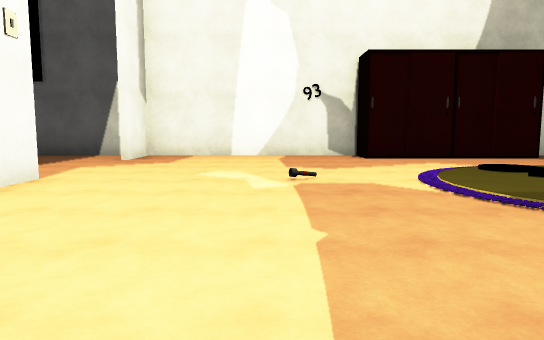
[1] (above)

14 first-person views from a walk through a scene from a Unity 3-D project. The camera is 1.4 m above the floor, tilts 6° down and sees 70° across. Doors are open. The floor is counted in squares, 2 m on a side. Each view is taken from the middle of a square. On the plan, view 1 faces up. The plan holds only what a view shows up to about 11 squares ahead; the rest is blank. The place goes on beyond the plan. Some surface patterns are stand-ins.

[2]
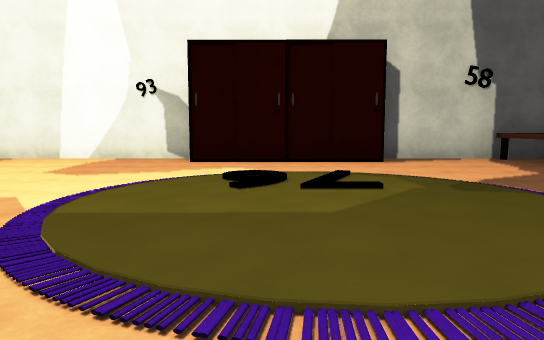

[3]
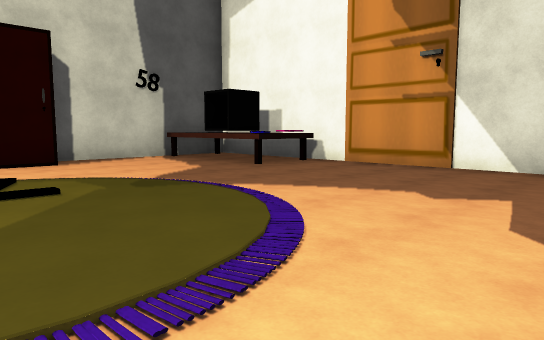

[4]
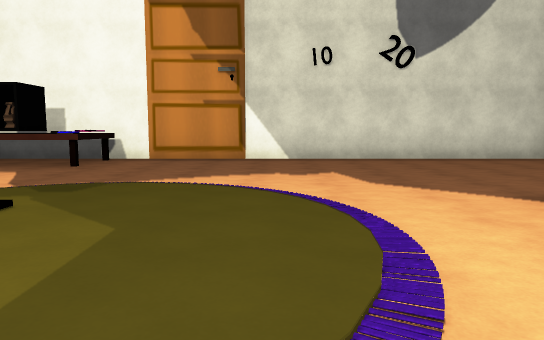

[5]
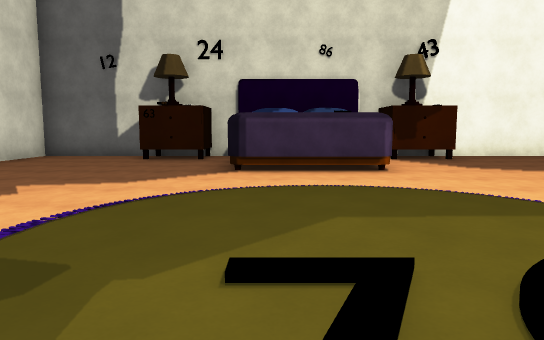

[6]
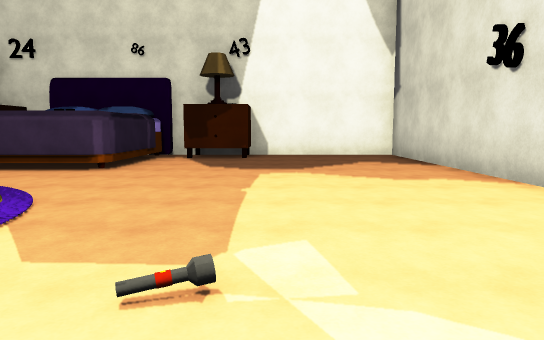

[7]
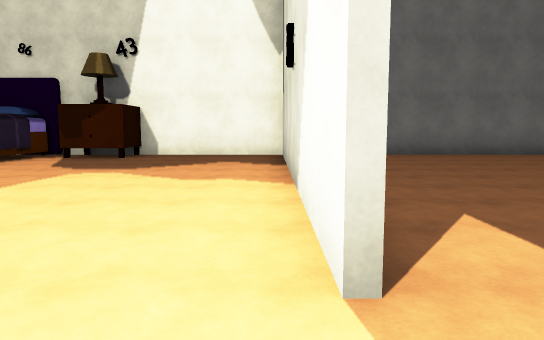

[8]
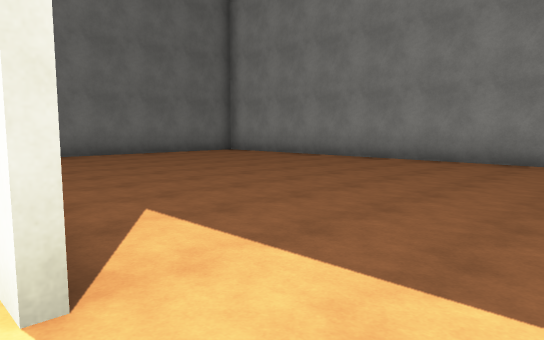

[9]
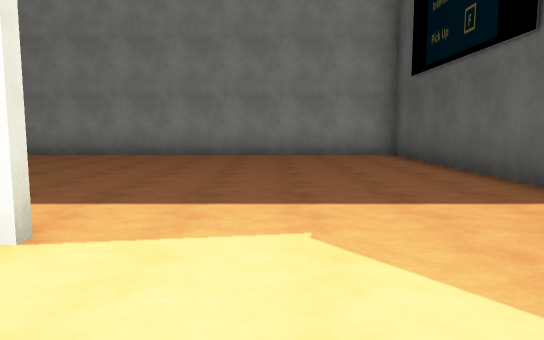

[10]
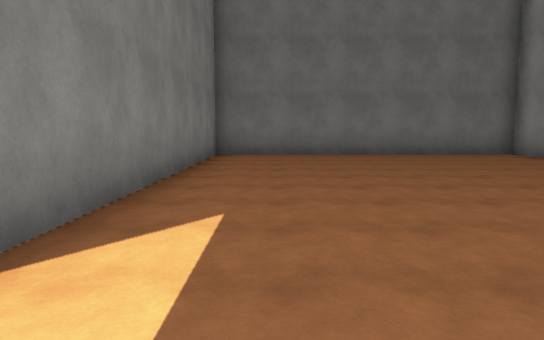

[11]
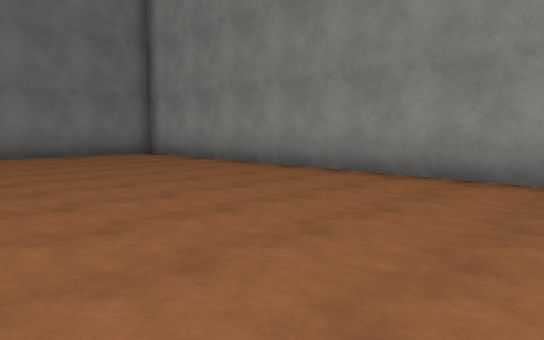

[12]
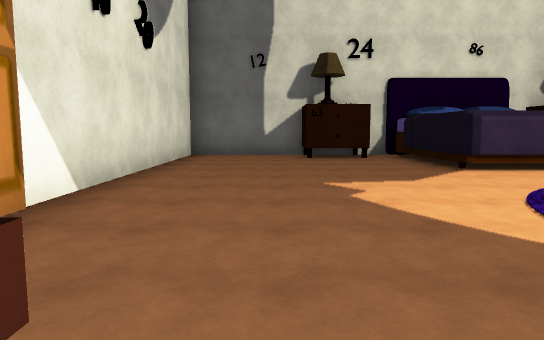

[13]
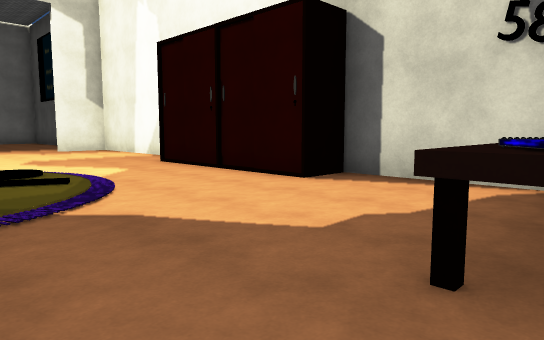

[14]
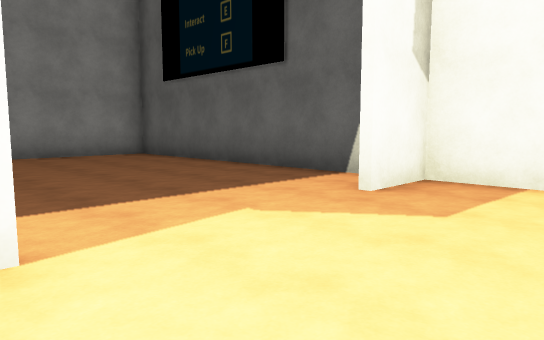

### Floor plan
Key: @ floor where view 1 was taken; # wall or solid block; . main floor; : floor 0.25 m higher than the main floor; / step, stairs or slope; D open door; ^ raised ledge; O other object.
Columns run from 12 left of view 1 to 12 right of it. Each row starts with its distance up from view 1.
 11  ##############    ###
 10 #........#.....OOOO...^#
  9 #........#...........DO^
  8 #....................DO^
  7 #...............//....OO
  6 #............../:./.....#
  5 #........#..../.........#
  4 #........#..../.........#
  3 #........#...../../.....#
  2 #........#..............D
  1 #........#..............D
  0 #........#..@..###......#
 -1 #........#.....###......
 -2 #........#.....###......#
 -3 #........#...#####.##...#
 -4 ################ ########

Where each view was taken, in squares from view 1:
view 1: 0 up, 0 right, facing up
view 2: 1 up, 4 right, facing up
view 3: 1 up, 4 right, facing up-right
view 4: 3 up, 2 right, facing right
view 5: 7 up, 5 right, facing down
view 6: 7 up, 0 right, facing down
view 7: 7 up, 3 left, facing down
view 8: 7 up, 3 left, facing down-left
view 9: 7 up, 1 left, facing left
view 10: 7 up, 5 left, facing down
view 11: 7 up, 6 left, facing down-left
view 12: 7 up, 9 right, facing down
view 13: 5 up, 10 right, facing up-left
view 14: 5 up, 1 left, facing up-left
